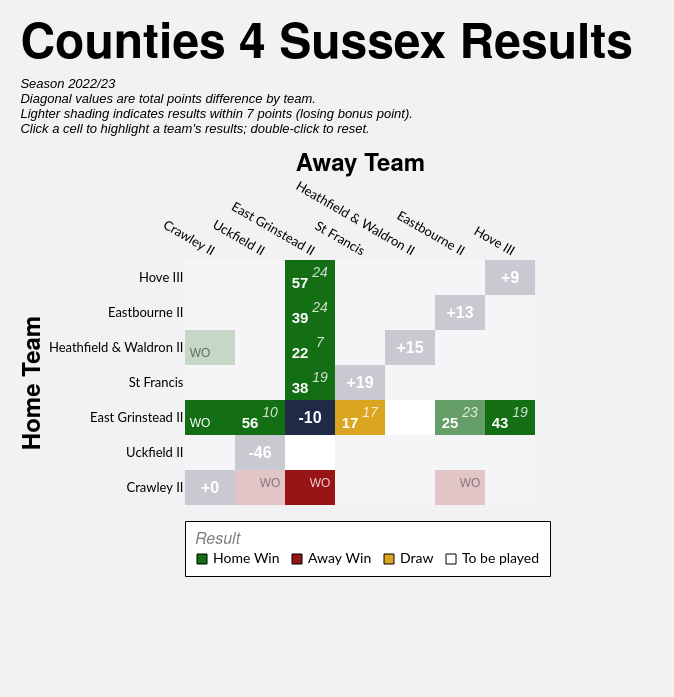

Vega-Lite specification for this chart:
### Vega-Lite specification from a JSON file in a GitHub repository (floating-point values rounded to 4 significant figures)
{"config": {"axis": {"labelFont": "Lato, sans-serif", "titleFont": "PT Sans Narrow, Helvetica Neue, Helvetica, Arial, sans-serif", "labelFontSize": 13, "titleFontSize": 24, "gridColor": "#202947", "gridOpacity": 0.2}, "header": {"labelFont": "PT Sans Narrow, Helvetica Neue, Helvetica, Arial, sans-serif", "titleFont": "PT Sans Narrow, Helvetica Neue, Helvetica, Arial, sans-serif", "labelFontSize": 24, "titleFontSize": 28, "labelFontWeight": "bold", "orient": "left"}, "legend": {"labelFont": "Lato, sans-serif", "titleFont": "PT Sans Narrow, Helvetica Neue, Helvetica, Arial, sans-serif", "labelFontSize": 14, "titleFontSize": 16, "titlePadding": 5, "fillColor": "white", "strokeColor": "black", "padding": 10, "titleFontWeight": "lighter", "titleFontStyle": "italic", "titleColor": "gray", "offset": 10}, "title": {"font": "PT Sans Narrow, Helvetica Neue, Helvetica, Arial, sans-serif", "fontSize": 48, "fontWeight": "bold", "anchor": "start", "align": "center", "titlePadding": 20, "subtitlePadding": 10, "subtitleFontSize": 13, "subtitleColor": "", "subtitleFontStyle": "italic", "offset": 15, "color": "black"}, "axisX": {"labelAngle": 0}, "facet": {"title": null, "header": null, "align": {"row": "each", "column": "each"}}, "resolve": {"scale": {"y": "independent", "facet": "independent"}}, "background": "#f2f1f4", "view": {"stroke": null}}, "layer": [{"data": {"name": "data-ccf5f4ad0171923926e98273e820e13f"}, "mark": {"type": "rect"}, "encoding": {"color": {"field": "result", "legend": {"columns": 4, "direction": "horizontal", "labelLimit": 200, "offset": 16, "orient": "bottom", "symbolStrokeColor": "black", "symbolStrokeWidth": 1, "values": ["Home Win", "Away Win", "Draw", "To be played"]}, "scale": {"domain": ["Home Win", "Home Win (LBP)", "Away Win", "Away Win (LBP)", "Draw", "To be played", "N/A"], "range": ["#146f14", "#146f14a0", "#991515", "#991515a0", "goldenrod", "white", "#202946"]}, "title": "Result", "type": "nominal"}, "opacity": {"condition": {"test": "datum.home_team == param_13['home_team'] || datum.away_team == param_13['home_team'] || !isValid(param_13['home_team'])", "value": 1.0}, "value": 0.2}, "tooltip": [{"field": "home_team", "title": "Home", "type": "nominal"}, {"field": "away_team", "title": "Away", "type": "nominal"}, {"field": "home_score_text", "title": "Home Score", "type": "nominal"}, {"field": "away_score_text", "title": "Away Score", "type": "nominal"}, {"field": "result", "title": "Result", "type": "nominal"}, {"field": "date", "format": "%d %b %Y", "title": "Date", "type": "temporal"}], "x": {"axis": {"domain": false, "grid": false, "labelAngle": 30, "orient": "top", "ticks": false}, "field": "away_team", "sort": ["Crawley II", "Uckfield II", "East Grinstead II", "St Francis", "Heathfield & Waldron II", "Eastbourne II", "Hove III"], "title": "Away Team", "type": "nominal"}, "y": {"axis": {"domain": false, "grid": false, "ticks": false}, "field": "home_team", "sort": ["Hove III", "Eastbourne II", "Heathfield & Waldron II", "St Francis", "East Grinstead II", "Uckfield II", "Crawley II"], "title": "Home Team", "type": "nominal"}}, "name": "view_8"}, {"data": {"name": "data-ccf5f4ad0171923926e98273e820e13f"}, "mark": {"type": "text", "fontStyle": "italic", "size": 14, "xOffset": 10, "yOffset": -5}, "encoding": {"color": {"condition": {"test": "datum.home_team == param_13['home_team'] || datum.away_team == param_13['home_team'] || !isValid(param_13['home_team'])", "value": "white"}, "value": "black"}, "opacity": {"condition": {"test": "datum.home_team == param_13['home_team'] || datum.away_team == param_13['home_team'] || !isValid(param_13['home_team'])", "value": 0.8}, "value": 0.4}, "text": {"field": "away_score_text", "type": "nominal"}, "x": {"field": "away_team", "sort": ["Crawley II", "Uckfield II", "East Grinstead II", "St Francis", "Heathfield & Waldron II", "Eastbourne II", "Hove III"], "type": "nominal"}, "y": {"field": "home_team", "sort": ["Hove III", "Eastbourne II", "Heathfield & Waldron II", "St Francis", "East Grinstead II", "Uckfield II", "Crawley II"], "type": "nominal"}}, "transform": [{"filter": "datum.away_score_text != '' && datum.away_score_text != 'WO'"}]}, {"data": {"name": "data-ccf5f4ad0171923926e98273e820e13f"}, "mark": {"type": "text", "size": 12, "xOffset": 10, "yOffset": -5}, "encoding": {"color": {"condition": {"test": "datum.home_team == param_13['home_team'] || datum.away_team == param_13['home_team'] || !isValid(param_13['home_team'])", "value": "white"}, "value": "black"}, "opacity": {"condition": {"test": "datum.home_team == param_13['home_team'] || datum.away_team == param_13['home_team'] || !isValid(param_13['home_team'])", "value": 0.8}, "value": 0.4}, "text": {"field": "away_score_text", "type": "nominal"}, "x": {"field": "away_team", "sort": ["Crawley II", "Uckfield II", "East Grinstead II", "St Francis", "Heathfield & Waldron II", "Eastbourne II", "Hove III"], "type": "nominal"}, "y": {"field": "home_team", "sort": ["Hove III", "Eastbourne II", "Heathfield & Waldron II", "St Francis", "East Grinstead II", "Uckfield II", "Crawley II"], "type": "nominal"}}, "transform": [{"filter": "datum.away_score_text == 'WO'"}]}, {"data": {"name": "data-ccf5f4ad0171923926e98273e820e13f"}, "mark": {"type": "text", "fontWeight": "bold", "size": 15, "xOffset": -10, "yOffset": 5}, "encoding": {"color": {"condition": {"test": "datum.home_team == param_13['home_team'] || datum.away_team == param_13['home_team'] || !isValid(param_13['home_team'])", "value": "white"}, "value": "black"}, "opacity": {"condition": {"test": "datum.home_team == param_13['home_team'] || datum.away_team == param_13['home_team'] || !isValid(param_13['home_team'])", "value": 1.0}, "value": 0.5}, "text": {"field": "home_score_text", "type": "nominal"}, "x": {"field": "away_team", "sort": ["Crawley II", "Uckfield II", "East Grinstead II", "St Francis", "Heathfield & Waldron II", "Eastbourne II", "Hove III"], "type": "nominal"}, "y": {"field": "home_team", "sort": ["Hove III", "Eastbourne II", "Heathfield & Waldron II", "St Francis", "East Grinstead II", "Uckfield II", "Crawley II"], "type": "nominal"}}, "transform": [{"filter": "datum.home_score_text != '' && datum.home_score_text != 'WO'"}]}, {"data": {"name": "data-ccf5f4ad0171923926e98273e820e13f"}, "mark": {"type": "text", "size": 12, "xOffset": -10, "yOffset": 5}, "encoding": {"color": {"condition": {"test": "datum.home_team == param_13['home_team'] || datum.away_team == param_13['home_team'] || !isValid(param_13['home_team'])", "value": "white"}, "value": "black"}, "opacity": {"condition": {"test": "datum.home_team == param_13['home_team'] || datum.away_team == param_13['home_team'] || !isValid(param_13['home_team'])", "value": 1.0}, "value": 0.5}, "text": {"field": "home_score_text", "type": "nominal"}, "x": {"field": "away_team", "sort": ["Crawley II", "Uckfield II", "East Grinstead II", "St Francis", "Heathfield & Waldron II", "Eastbourne II", "Hove III"], "type": "nominal"}, "y": {"field": "home_team", "sort": ["Hove III", "Eastbourne II", "Heathfield & Waldron II", "St Francis", "East Grinstead II", "Uckfield II", "Crawley II"], "type": "nominal"}}, "transform": [{"filter": "datum.home_score_text == 'WO'"}]}, {"data": {"name": "data-c8435c9091d0f07fd5fd112509aa629a"}, "mark": {"type": "text", "color": "white", "fontWeight": "bold", "size": 16}, "encoding": {"text": {"field": "display_text", "type": "nominal"}, "tooltip": [{"field": "home_team", "title": "Team", "type": "nominal"}, {"field": "display_text", "title": "Points Difference", "type": "nominal"}], "x": {"field": "away_team", "sort": ["Crawley II", "Uckfield II", "East Grinstead II", "St Francis", "Heathfield & Waldron II", "Eastbourne II", "Hove III"], "type": "nominal"}, "y": {"field": "home_team", "sort": ["Hove III", "Eastbourne II", "Heathfield & Waldron II", "St Francis", "East Grinstead II", "Uckfield II", "Crawley II"], "type": "nominal"}}}], "height": {"step": 35}, "padding": {"left": 20, "top": 20, "right": 40, "bottom": 120}, "params": [{"name": "param_13", "select": {"type": "point", "clear": "dblclick", "fields": ["home_team"], "on": "click"}, "value": [{"home_team": "East Grinstead II"}], "views": ["view_8"]}], "title": {"text": "Counties 4 Sussex Results", "subtitle": ["Season 2022/23", "Diagonal values are total points difference by team.", "Lighter shading indicates results within 7 points (losing bonus point).", "Click a cell to highlight a team's results; double-click to reset."]}, "width": {"step": 50}, "$schema": "https://vega.github.io/schema/vega-lite/v5.20.1.json", "datasets": {"data-ccf5f4ad0171923926e98273e820e13f": [{"home_team": "Crawley II", "away_team": "Crawley II", "match_id": null, "date": "", "home_score": null, "away_score": null, "home_walkover": null, "away_walkover": null, "result": "N/A", "home_score_text": "", "away_score_text": "", "wo_result": "", "score_text": "", "display_text": "+0", "is_diagonal": true, "result_simple": "N/A"}, {"home_team": "Crawley II", "away_team": "East Grinstead II", "match_id": "995325", "date": "2022-10-01T00:00:00", "home_score": null, "away_score": null, "home_walkover": false, "away_walkover": true, "result": "Away Win", "home_score_text": "", "away_score_text": "WO", "wo_result": "AWO", "score_text": "WO", "display_text": "WO", "is_diagonal": false, "result_simple": "Away Win"}, {"home_team": "Crawley II", "away_team": "Eastbourne II", "match_id": "995339", "date": "2022-11-12T00:00:00", "home_score": null, "away_score": null, "home_walkover": false, "away_walkover": true, "result": "Away Win", "home_score_text": "", "away_score_text": "WO", "wo_result": "AWO", "score_text": "WO", "display_text": "WO", "is_diagonal": false, "result_simple": "Away Win"}, {"home_team": "Crawley II", "away_team": "Heathfield & Waldron II", "match_id": null, "date": "", "home_score": null, "away_score": null, "home_walkover": null, "away_walkover": null, "result": "To be played", "home_score_text": "", "away_score_text": "", "wo_result": "", "score_text": "", "display_text": "", "is_diagonal": false, "result_simple": "To be played"}, {"home_team": "Crawley II", "away_team": "Hove III", "match_id": null, "date": "", "home_score": null, "away_score": null, "home_walkover": null, "away_walkover": null, "result": "To be played", "home_score_text": "", "away_score_text": "", "wo_result": "", "score_text": "", "display_text": "", "is_diagonal": false, "result_simple": "To be played"}, {"home_team": "Crawley II", "away_team": "St Francis", "match_id": null, "date": "", "home_score": null, "away_score": null, "home_walkover": null, "away_walkover": null, "result": "To be played", "home_score_text": "", "away_score_text": "", "wo_result": "", "score_text": "", "display_text": "", "is_diagonal": false, "result_simple": "To be played"}, {"home_team": "Crawley II", "away_team": "Uckfield II", "match_id": "995351", "date": "2022-12-10T00:00:00", "home_score": null, "away_score": null, "home_walkover": false, "away_walkover": true, "result": "Away Win", "home_score_text": "", "away_score_text": "WO", "wo_result": "AWO", "score_text": "WO", "display_text": "WO", "is_diagonal": false, "result_simple": "Away Win"}, {"home_team": "East Grinstead II", "away_team": "Crawley II", "match_id": "995349", "date": "2022-12-03T00:00:00", "home_score": null, "away_score": null, "home_walkover": true, "away_walkover": false, "result": "Home Win", "home_score_text": "WO", "away_score_text": "", "wo_result": "HWO", "score_text": "WO", "display_text": "WO", "is_diagonal": false, "result_simple": "Home Win"}, {"home_team": "East Grinstead II", "away_team": "East Grinstead II", "match_id": null, "date": "", "home_score": null, "away_score": null, "home_walkover": null, "away_walkover": null, "result": "N/A", "home_score_text": "", "away_score_text": "", "wo_result": "", "score_text": "", "display_text": "-10", "is_diagonal": true, "result_simple": "N/A"}, {"home_team": "East Grinstead II", "away_team": "Eastbourne II", "match_id": "995326", "date": "2022-10-15T00:00:00", "home_score": 25, "away_score": 23, "home_walkover": false, "away_walkover": false, "result": "Home Win (LBP)", "home_score_text": "25", "away_score_text": "23", "wo_result": "", "score_text": "25-23", "display_text": "25-23", "is_diagonal": false, "result_simple": "Home Win"}, {"home_team": "East Grinstead II", "away_team": "Heathfield & Waldron II", "match_id": null, "date": "", "home_score": null, "away_score": null, "home_walkover": null, "away_walkover": null, "result": "To be played", "home_score_text": "", "away_score_text": "", "wo_result": "", "score_text": "", "display_text": "", "is_diagonal": false, "result_simple": "To be played"}, {"home_team": "East Grinstead II", "away_team": "Hove III", "match_id": "1032189", "date": "2023-01-07T00:00:00", "home_score": 43, "away_score": 19, "home_walkover": false, "away_walkover": false, "result": "Home Win", "home_score_text": "43", "away_score_text": "19", "wo_result": "", "score_text": "43-19", "display_text": "43-19", "is_diagonal": false, "result_simple": "Home Win"}, {"home_team": "East Grinstead II", "away_team": "St Francis", "match_id": "995334", "date": "2022-10-29T00:00:00", "home_score": 17, "away_score": 17, "home_walkover": false, "away_walkover": false, "result": "Draw", "home_score_text": "17", "away_score_text": "17", "wo_result": "", "score_text": "17-17", "display_text": "17-17", "is_diagonal": false, "result_simple": "Draw"}, {"home_team": "East Grinstead II", "away_team": "Uckfield II", "match_id": "1034960", "date": "2023-02-11T00:00:00", "home_score": 56, "away_score": 10, "home_walkover": false, "away_walkover": false, "result": "Home Win", "home_score_text": "56", "away_score_text": "10", "wo_result": "", "score_text": "56-10", "display_text": "56-10", "is_diagonal": false, "result_simple": "Home Win"}, {"home_team": "Eastbourne II", "away_team": "Crawley II", "match_id": null, "date": "", "home_score": null, "away_score": null, "home_walkover": null, "away_walkover": null, "result": "To be played", "home_score_text": "", "away_score_text": "", "wo_result": "", "score_text": "", "display_text": "", "is_diagonal": false, "result_simple": "To be played"}, {"home_team": "Eastbourne II", "away_team": "East Grinstead II", "match_id": "1032182", "date": "2023-01-21T00:00:00", "home_score": 39, "away_score": 24, "home_walkover": false, "away_walkover": false, "result": "Home Win", "home_score_text": "39", "away_score_text": "24", "wo_result": "", "score_text": "39-24", "display_text": "39-24", "is_diagonal": false, "result_simple": "Home Win"}, {"home_team": "Eastbourne II", "away_team": "Eastbourne II", "match_id": null, "date": "", "home_score": null, "away_score": null, "home_walkover": null, "away_walkover": null, "result": "N/A", "home_score_text": "", "away_score_text": "", "wo_result": "", "score_text": "", "display_text": "+13", "is_diagonal": true, "result_simple": "N/A"}, {"home_team": "Eastbourne II", "away_team": "Heathfield & Waldron II", "match_id": null, "date": "", "home_score": null, "away_score": null, "home_walkover": null, "away_walkover": null, "result": "To be played", "home_score_text": "", "away_score_text": "", "wo_result": "", "score_text": "", "display_text": "", "is_diagonal": false, "result_simple": "To be played"}, {"home_team": "Eastbourne II", "away_team": "Hove III", "match_id": null, "date": "", "home_score": null, "away_score": null, "home_walkover": null, "away_walkover": null, "result": "To be played", "home_score_text": "", "away_score_text": "", "wo_result": "", "score_text": "", "display_text": "", "is_diagonal": false, "result_simple": "To be played"}, {"home_team": "Eastbourne II", "away_team": "St Francis", "match_id": null, "date": "", "home_score": null, "away_score": null, "home_walkover": null, "away_walkover": null, "result": "To be played", "home_score_text": "", "away_score_text": "", "wo_result": "", "score_text": "", "display_text": "", "is_diagonal": false, "result_simple": "To be played"}, {"home_team": "Eastbourne II", "away_team": "Uckfield II", "match_id": null, "date": "", "home_score": null, "away_score": null, "home_walkover": null, "away_walkover": null, "result": "To be played", "home_score_text": "", "away_score_text": "", "wo_result": "", "score_text": "", "display_text": "", "is_diagonal": false, "result_simple": "To be played"}, {"home_team": "Heathfield & Waldron II", "away_team": "Crawley II", "match_id": "1034971", "date": "2023-02-11T00:00:00", "home_score": null, "away_score": null, "home_walkover": true, "away_walkover": false, "result": "Home Win", "home_score_text": "WO", "away_score_text": "", "wo_result": "HWO", "score_text": "WO", "display_text": "WO", "is_diagonal": false, "result_simple": "Home Win"}, {"home_team": "Heathfield & Waldron II", "away_team": "East Grinstead II", "match_id": "995341", "date": "2022-11-12T00:00:00", "home_score": 22, "away_score": 7, "home_walkover": false, "away_walkover": false, "result": "Home Win", "home_score_text": "22", "away_score_text": "7", "wo_result": "", "score_text": "22-7", "display_text": "22-7", "is_diagonal": false, "result_simple": "Home Win"}, {"home_team": "Heathfield & Waldron II", "away_team": "Eastbourne II", "match_id": null, "date": "", "home_score": null, "away_score": null, "home_walkover": null, "away_walkover": null, "result": "To be played", "home_score_text": "", "away_score_text": "", "wo_result": "", "score_text": "", "display_text": "", "is_diagonal": false, "result_simple": "To be played"}, {"home_team": "Heathfield & Waldron II", "away_team": "Heathfield & Waldron II", "match_id": null, "date": "", "home_score": null, "away_score": null, "home_walkover": null, "away_walkover": null, "result": "N/A", "home_score_text": "", "away_score_text": "", "wo_result": "", "score_text": "", "display_text": "+15", "is_diagonal": true, "result_simple": "N/A"}, {"home_team": "Heathfield & Waldron II", "away_team": "Hove III", "match_id": null, "date": "", "home_score": null, "away_score": null, "home_walkover": null, "away_walkover": null, "result": "To be played", "home_score_text": "", "away_score_text": "", "wo_result": "", "score_text": "", "display_text": "", "is_diagonal": false, "result_simple": "To be played"}, {"home_team": "Heathfield & Waldron II", "away_team": "St Francis", "match_id": null, "date": "", "home_score": null, "away_score": null, "home_walkover": null, "away_walkover": null, "result": "To be played", "home_score_text": "", "away_score_text": "", "wo_result": "", "score_text": "", "display_text": "", "is_diagonal": false, "result_simple": "To be played"}, {"home_team": "Heathfield & Waldron II", "away_team": "Uckfield II", "match_id": null, "date": "", "home_score": null, "away_score": null, "home_walkover": null, "away_walkover": null, "result": "To be played", "home_score_text": "", "away_score_text": "", "wo_result": "", "score_text": "", "display_text": "", "is_diagonal": false, "result_simple": "To be played"}, {"home_team": "Hove III", "away_team": "Crawley II", "match_id": null, "date": "", "home_score": null, "away_score": null, "home_walkover": null, "away_walkover": null, "result": "To be played", "home_score_text": "", "away_score_text": "", "wo_result": "", "score_text": "", "display_text": "", "is_diagonal": false, "result_simple": "To be played"}, {"home_team": "Hove III", "away_team": "East Grinstead II", "match_id": "995369", "date": "2023-03-04T00:00:00", "home_score": 57, "away_score": 24, "home_walkover": false, "away_walkover": false, "result": "Home Win", "home_score_text": "57", "away_score_text": "24", "wo_result": "", "score_text": "57-24", "display_text": "57-24", "is_diagonal": false, "result_simple": "Home Win"}, {"home_team": "Hove III", "away_team": "Eastbourne II", "match_id": null, "date": "", "home_score": null, "away_score": null, "home_walkover": null, "away_walkover": null, "result": "To be played", "home_score_text": "", "away_score_text": "", "wo_result": "", "score_text": "", "display_text": "", "is_diagonal": false, "result_simple": "To be played"}, {"home_team": "Hove III", "away_team": "Heathfield & Waldron II", "match_id": null, "date": "", "home_score": null, "away_score": null, "home_walkover": null, "away_walkover": null, "result": "To be played", "home_score_text": "", "away_score_text": "", "wo_result": "", "score_text": "", "display_text": "", "is_diagonal": false, "result_simple": "To be played"}, {"home_team": "Hove III", "away_team": "Hove III", "match_id": null, "date": "", "home_score": null, "away_score": null, "home_walkover": null, "away_walkover": null, "result": "N/A", "home_score_text": "", "away_score_text": "", "wo_result": "", "score_text": "", "display_text": "+9", "is_diagonal": true, "result_simple": "N/A"}, {"home_team": "Hove III", "away_team": "St Francis", "match_id": null, "date": "", "home_score": null, "away_score": null, "home_walkover": null, "away_walkover": null, "result": "To be played", "home_score_text": "", "away_score_text": "", "wo_result": "", "score_text": "", "display_text": "", "is_diagonal": false, "result_simple": "To be played"}, {"home_team": "Hove III", "away_team": "Uckfield II", "match_id": null, "date": "", "home_score": null, "away_score": null, "home_walkover": null, "away_walkover": null, "result": "To be played", "home_score_text": "", "away_score_text": "", "wo_result": "", "score_text": "", "display_text": "", "is_diagonal": false, "result_simple": "To be played"}, {"home_team": "St Francis", "away_team": "Crawley II", "match_id": null, "date": "", "home_score": null, "away_score": null, "home_walkover": null, "away_walkover": null, "result": "To be played", "home_score_text": "", "away_score_text": "", "wo_result": "", "score_text": "", "display_text": "", "is_diagonal": false, "result_simple": "To be played"}, {"home_team": "St Francis", "away_team": "East Grinstead II", "match_id": "995361", "date": "2023-01-28T00:00:00", "home_score": 38, "away_score": 19, "home_walkover": false, "away_walkover": false, "result": "Home Win", "home_score_text": "38", "away_score_text": "19", "wo_result": "", "score_text": "38-19", "display_text": "38-19", "is_diagonal": false, "result_simple": "Home Win"}, {"home_team": "St Francis", "away_team": "Eastbourne II", "match_id": null, "date": "", "home_score": null, "away_score": null, "home_walkover": null, "away_walkover": null, "result": "To be played", "home_score_text": "", "away_score_text": "", "wo_result": "", "score_text": "", "display_text": "", "is_diagonal": false, "result_simple": "To be played"}, {"home_team": "St Francis", "away_team": "Heathfield & Waldron II", "match_id": null, "date": "", "home_score": null, "away_score": null, "home_walkover": null, "away_walkover": null, "result": "To be played", "home_score_text": "", "away_score_text": "", "wo_result": "", "score_text": "", "display_text": "", "is_diagonal": false, "result_simple": "To be played"}, {"home_team": "St Francis", "away_team": "Hove III", "match_id": null, "date": "", "home_score": null, "away_score": null, "home_walkover": null, "away_walkover": null, "result": "To be played", "home_score_text": "", "away_score_text": "", "wo_result": "", "score_text": "", "display_text": "", "is_diagonal": false, "result_simple": "To be played"}, {"home_team": "St Francis", "away_team": "St Francis", "match_id": null, "date": "", "home_score": null, "away_score": null, "home_walkover": null, "away_walkover": null, "result": "N/A", "home_score_text": "", "away_score_text": "", "wo_result": "", "score_text": "", "display_text": "+19", "is_diagonal": true, "result_simple": "N/A"}, {"home_team": "St Francis", "away_team": "Uckfield II", "match_id": null, "date": "", "home_score": null, "away_score": null, "home_walkover": null, "away_walkover": null, "result": "To be played", "home_score_text": "", "away_score_text": "", "wo_result": "", "score_text": "", "display_text": "", "is_diagonal": false, "result_simple": "To be played"}, {"home_team": "Uckfield II", "away_team": "Crawley II", "match_id": null, "date": "", "home_score": null, "away_score": null, "home_walkover": null, "away_walkover": null, "result": "To be played", "home_score_text": "", "away_score_text": "", "wo_result": "", "score_text": "", "display_text": "", "is_diagonal": false, "result_simple": "To be played"}, {"home_team": "Uckfield II", "away_team": "East Grinstead II", "match_id": null, "date": "", "home_score": null, "away_score": null, "home_walkover": null, "away_walkover": null, "result": "To be played", "home_score_text": "", "away_score_text": "", "wo_result": "", "score_text": "", "display_text": "", "is_diagonal": false, "result_simple": "To be played"}, {"home_team": "Uckfield II", "away_team": "Eastbourne II", "match_id": null, "date": "", "home_score": null, "away_score": null, "home_walkover": null, "away_walkover": null, "result": "To be played", "home_score_text": "", "away_score_text": "", "wo_result": "", "score_text": "", "display_text": "", "is_diagonal": false, "result_simple": "To be played"}, {"home_team": "Uckfield II", "away_team": "Heathfield & Waldron II", "match_id": null, "date": "", "home_score": null, "away_score": null, "home_walkover": null, "away_walkover": null, "result": "To be played", "home_score_text": "", "away_score_text": "", "wo_result": "", "score_text": "", "display_text": "", "is_diagonal": false, "result_simple": "To be played"}, {"home_team": "Uckfield II", "away_team": "Hove III", "match_id": null, "date": "", "home_score": null, "away_score": null, "home_walkover": null, "away_walkover": null, "result": "To be played", "home_score_text": "", "away_score_text": "", "wo_result": "", "score_text": "", "display_text": "", "is_diagonal": false, "result_simple": "To be played"}, {"home_team": "Uckfield II", "away_team": "St Francis", "match_id": null, "date": "", "home_score": null, "away_score": null, "home_walkover": null, "away_walkover": null, "result": "To be played", "home_score_text": "", "away_score_text": "", "wo_result": "", "score_text": "", "display_text": "", "is_diagonal": false, "result_simple": "To be played"}, {"home_team": "Uckfield II", "away_team": "Uckfield II", "match_id": null, "date": "", "home_score": null, "away_score": null, "home_walkover": null, "away_walkover": null, "result": "N/A", "home_score_text": "", "away_score_text": "", "wo_result": "", "score_text": "", "display_text": "-46", "is_diagonal": true, "result_simple": "N/A"}], "data-c8435c9091d0f07fd5fd112509aa629a": [{"home_team": "Crawley II", "away_team": "Crawley II", "match_id": null, "date": "", "home_score": null, "away_score": null, "home_walkover": null, "away_walkover": null, "result": "N/A", "home_score_text": "", "away_score_text": "", "wo_result": "", "score_text": "", "display_text": "+0", "is_diagonal": true, "result_simple": "N/A"}, {"home_team": "East Grinstead II", "away_team": "East Grinstead II", "match_id": null, "date": "", "home_score": null, "away_score": null, "home_walkover": null, "away_walkover": null, "result": "N/A", "home_score_text": "", "away_score_text": "", "wo_result": "", "score_text": "", "display_text": "-10", "is_diagonal": true, "result_simple": "N/A"}, {"home_team": "Eastbourne II", "away_team": "Eastbourne II", "match_id": null, "date": "", "home_score": null, "away_score": null, "home_walkover": null, "away_walkover": null, "result": "N/A", "home_score_text": "", "away_score_text": "", "wo_result": "", "score_text": "", "display_text": "+13", "is_diagonal": true, "result_simple": "N/A"}, {"home_team": "Heathfield & Waldron II", "away_team": "Heathfield & Waldron II", "match_id": null, "date": "", "home_score": null, "away_score": null, "home_walkover": null, "away_walkover": null, "result": "N/A", "home_score_text": "", "away_score_text": "", "wo_result": "", "score_text": "", "display_text": "+15", "is_diagonal": true, "result_simple": "N/A"}, {"home_team": "Hove III", "away_team": "Hove III", "match_id": null, "date": "", "home_score": null, "away_score": null, "home_walkover": null, "away_walkover": null, "result": "N/A", "home_score_text": "", "away_score_text": "", "wo_result": "", "score_text": "", "display_text": "+9", "is_diagonal": true, "result_simple": "N/A"}, {"home_team": "St Francis", "away_team": "St Francis", "match_id": null, "date": "", "home_score": null, "away_score": null, "home_walkover": null, "away_walkover": null, "result": "N/A", "home_score_text": "", "away_score_text": "", "wo_result": "", "score_text": "", "display_text": "+19", "is_diagonal": true, "result_simple": "N/A"}, {"home_team": "Uckfield II", "away_team": "Uckfield II", "match_id": null, "date": "", "home_score": null, "away_score": null, "home_walkover": null, "away_walkover": null, "result": "N/A", "home_score_text": "", "away_score_text": "", "wo_result": "", "score_text": "", "display_text": "-46", "is_diagonal": true, "result_simple": "N/A"}]}}
